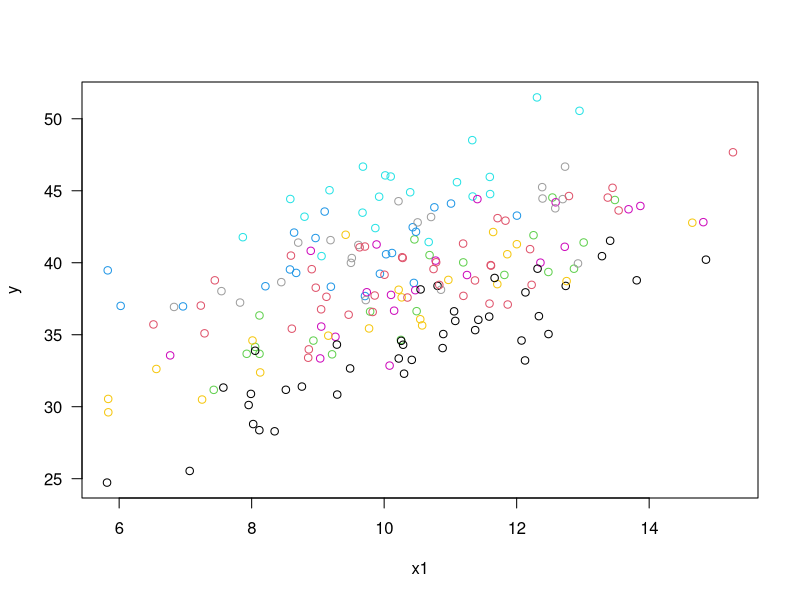
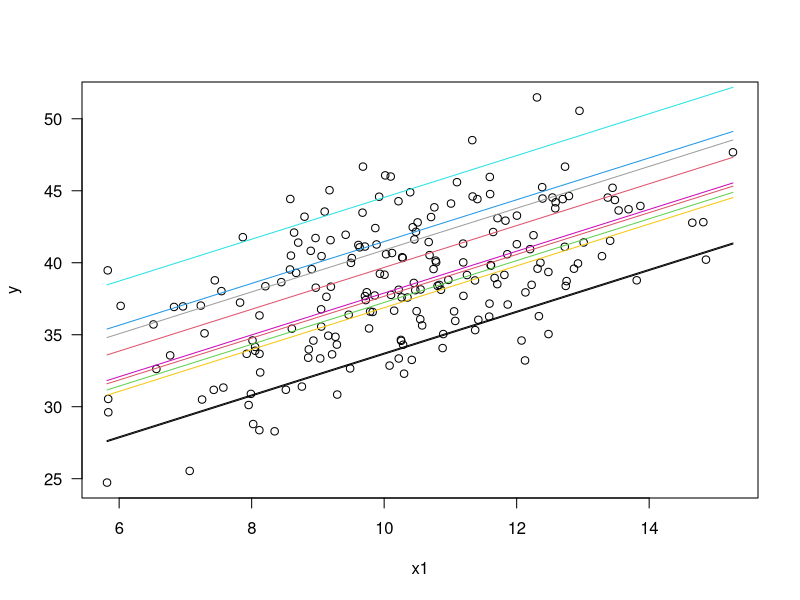
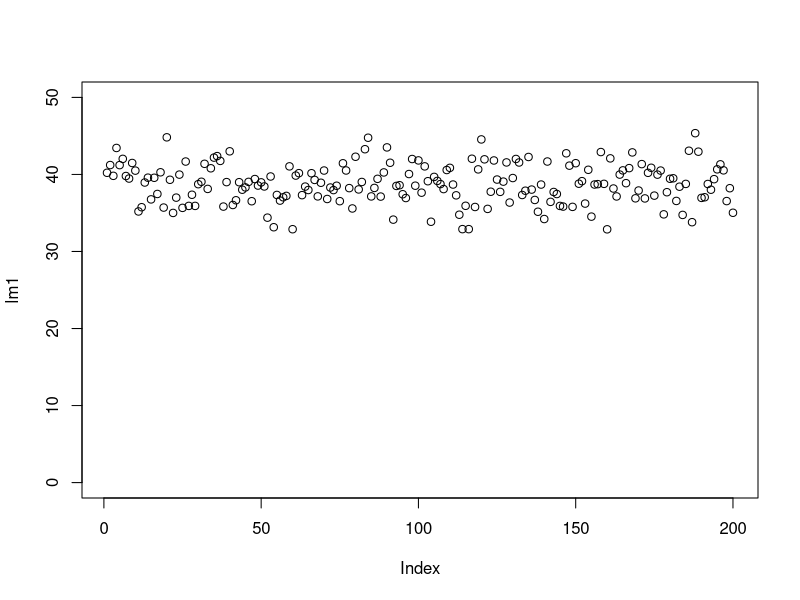

Write R code to recreate these figures, in order.
#Exercise variance in mixed models

#load packages
install.packages("glmmTMB")
library(glmmTMB)

#make data set
set.seed(145)
x1 = rnorm(200, 10, 2)
groupmeans = rep(rnorm(10, 20, 4), each=20)
groupID = as.factor(rep(paste0("Group", 1:10), each=20))
y = 2 + 1.5*x1 + groupmeans + rnorm(200, 0, 2)

#make a plot 
plot(x1, y, col=as.numeric(groupID), las=1)

#sort data
data = data.frame(y, x1, groupID)
head(data)

#fit model
m = glmmTMB(y ~ 1 + (1|groupID), data=data)
summary(m)

#Analyse variances
VarCorr(m)

VarAmongGroups <- attr(VarCorr(m)$cond$groupID, "stddev")^2   
VarWithinGroups <- attr(VarCorr(m)$cond, "sc")^2

VarAmongGroups     #9.204914 
var(groupmeans)    #9.805633

#average sampling variance
mean_sampling_variance = mean(tapply(y, groupID, var)/20)
var(groupmeans) - mean_sampling_variance     #9.212205

#variance explained by model
VarAmongGroups/(VarAmongGroups+VarWithinGroups)*100

#CV and CV^2 of variances
CV2_Among = VarAmongGroups/mean(y)^2
CV2_Within = VarWithinGroups/mean(y)^2
CV2_Total = CV2_Among + CV2_Within

#make a table
df = data.frame(Mean = mean(x1), SD = sd(x1),
                Among = VarAmongGroups/(VarAmongGroups+VarWithinGroups)*100,
                Within = VarWithinGroups/(VarAmongGroups+VarWithinGroups)*100,
                CV2_Among, CV2_Within, CV2_Total)
df = apply(df, MARGIN=2, FUN=round, digits=2)
df


#Random intercept regression
m = glmmTMB(y ~ x1 + (1|groupID), data=data)
summary(m)
coef(m)
newx = seq(min(x1), max(x1), length.out=200)
plot(x1, y, las=1)
for(i in 1:length(levels(groupID))){
  y_hat = coef(m)$cond$groupID[i,1] + coef(m)$cond$groupID[i,2]*newx
  lines(newx, y_hat, col=i)
}
y_hat = predict(m, newdata=list(x1=newx, groupID=rep("Group5",200)), re.form=NULL)

#fit lm
lM <- lm(y ~ x1)
summary(lM)
lm1 <- 25.192 + 1.321 * x1
plot(lm1,ylim=c(0,50))
